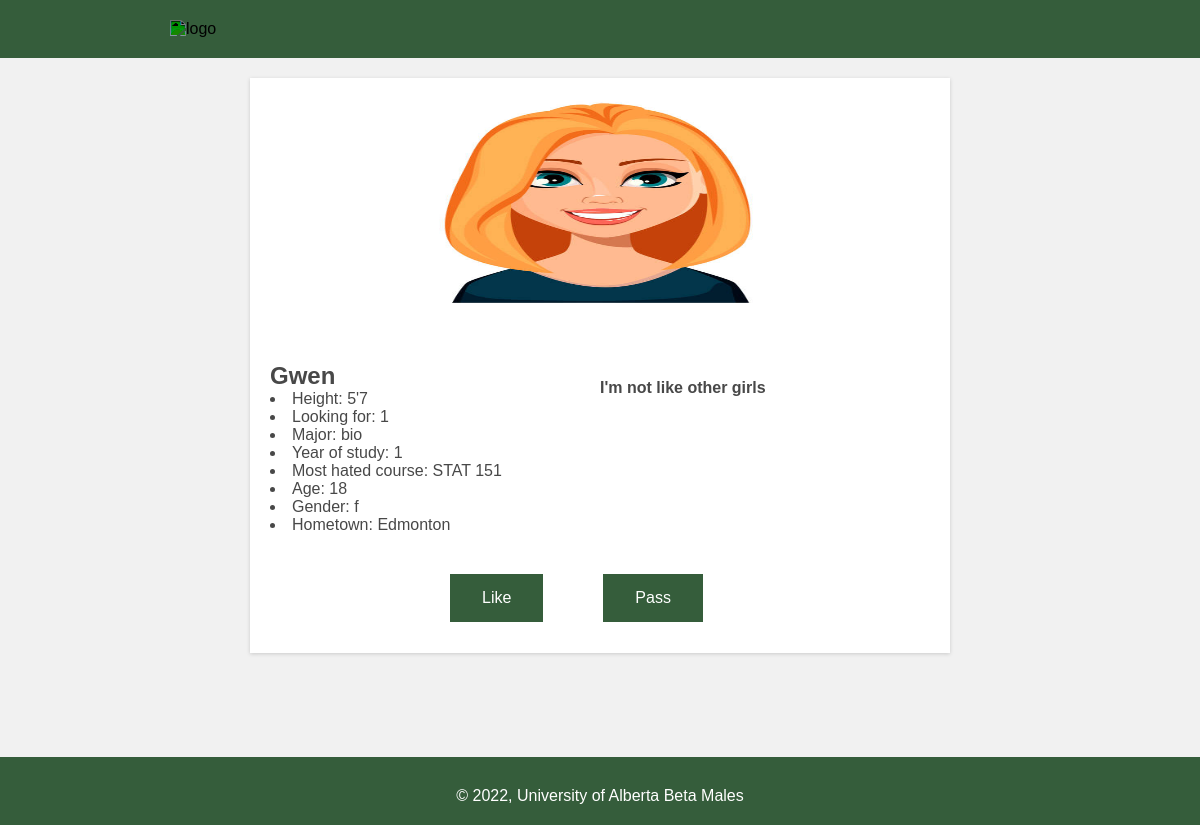
Screenshot of /swipe/ (signed in) with the database file from the repository.
### account/models.py (models this page shows, shortened)
class UserInfo(models.Model):
    user = models.OneToOneField(
        to=User,
        on_delete=models.CASCADE,
        )
    image_file = models.ImageField(
        null=True,
        blank=True
        )
    height_ft = models.IntegerField()
    height_in = models.IntegerField()
    looking_for = models.CharField(max_length=40)
    target_gender = models.CharField(max_length=40)
    major = models.CharField(max_length=40)
    year_of_study = models.IntegerField()
    most_hated_course = models.CharField(max_length=40)
    first_name = models.CharField(max_length=40, null=True, blank=True)
    age = models.IntegerField()
    gender = models.CharField(max_length=40)
    hometown = models.CharField(max_length=50)
    bio = models.TextField(max_length=300)
    def get_attributes(self):
        attrs = [
            str(self.height_ft)+"'"+str(self.height_in),
            self.looking_for,
            self.major,
            self.year_of_study,
            self.most_hated_course,
            self.age,
            self.gender,
            self.hometown,
            self.bio
        ]
        labels = [
            "Height: ",
            "Looking for: ",
            "Major: ",
            "Year of study: ",
            "Most hated course: ",
            "Age: ",
            "Gender: ",
            "Hometown: ",
            "Bio: "
        ]
        return dict(zip(labels, attrs))

### swipe/views.py (the view, shortened to what this page needs)
# urls.py: path("", include("swipe.urls")),
def swipe(request):
    context = {}
    context["index"] = INDEX_URL
    user = request.user
    user_info = UserInfo.objects.get(user=user)
    current_profile = None
    while not current_profile:
        available_infos = UserInfo.objects.all()
        try:
            profile = available_infos.order_by("?").first()
            if are_compatible(profile, user_info) and is_not_self(profile, user_info):
                current_profile = profile
        except:
            context["user_image"] = None
    user_info = UserInfo.objects.get(user=current_profile.user)
    context["account_url"] = ACCOUNT_URL
    context["index"] = INDEX_URL
    context["first_name"] = current_profile.user.first_name
    temp = current_profile.get_attributes()
    context["bio"]  = temp.popitem()[1]
    context["profile_info"] = temp
    context["image_url"] = STATIC_URL.format(current_profile.image_file)
    return render(request, "swipe.html", context)

### swipe/views.py (called while the page is built)
def are_compatible(info1, info2):
    try:
        assert info1.gender in info2.target_gender
        assert info2.gender in info1.target_gender
        return True
    except AssertionError:
        return False

def is_not_self(profile, user_info):
    try:
        assert profile.user != user_info.user
        return True
    except AssertionError:
        return False

### swipe/templates/swipe.html (shortened to what this page needs)
{% load static %}
<!DOCTYPE html>
<html>
    <head>
    </head>
    <body>
        <header>
            <a href={{index}}>
            <img alt="logo" src="https://logodix.com/logo/1031274.png">
        </header>
        <main>
            <article>
                <img src="{{image_url}}" height=250 width=500></img>
                <p>
                    <h2>{{first_name}}</h2>
                    {% for label, info in profile_info.items %}
                        <li>{{label}}{{info}}</li>
                    {% endfor %}
                        <div>
                            <h4>{{bio}}</h4>
                        </div>
                </p>
                <form method="post">
                    <button type='submit' value="Like">Like</button>
                </form>
                <form method="post">
                    <button type='submit' value="Pass">Pass</button>
                </form>
            </article>
        </main>
    </body>
    <footer>
        <p> &copy; <script>document.write(new Date().getFullYear());</script>, University of Alberta Beta Males</p>
    </footer>
</html>

### rows the page displays
UserInfo: profile_info "bio" "STAT 151" "Edmonton", bio "I'm not like other girls"

### other values shown
{{ first_name }} "Gwen"
{{ label }} "Height:" "Looking for:" "Major:" "Year of study:" "Most hated course:" "Age:" "Gender:" "Hometown:"
{{ info }} "5'7" "1" "1" "18" "f"
